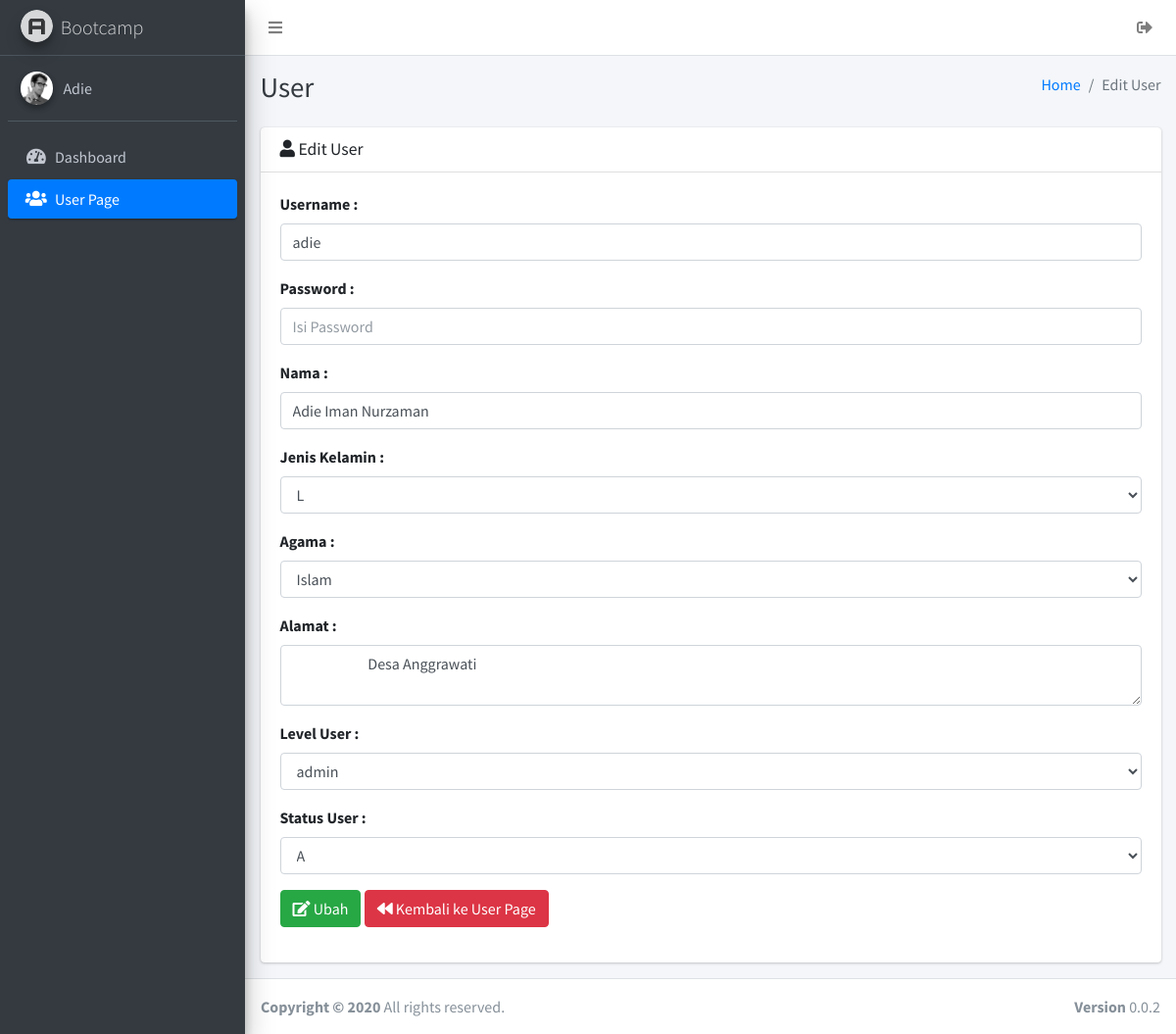
Screenshot of /media.php?modul=user&act=edit&id_user=2 (signed in) with the database file from the repository.
### tables this page shows
CREATE TABLE `users` (
  `id_user` int(11) NOT NULL,
  `username` varchar(50) NOT NULL,
  `password` varchar(40) NOT NULL,
  `nama` varchar(50) NOT NULL,
  `jk` enum('L','P') NOT NULL,
  `agama` int(11) NOT NULL,
  `alamat` varchar(100) NOT NULL,
  `level_user` enum('admin','client') NOT NULL,
  `status_user` enum('A','NA') NOT NULL
);

CREATE TABLE `ref_agama` (
  `id_agama` int(11) NOT NULL,
  `nama_agama` varchar(11) NOT NULL
);

### views/modul/mod_user/user.php (the view, shortened to what this page needs)
<?php
include "./config/koneksi.php";
$modul = $_GET['modul'];
$act = $_GET['act'];
$aksi = "views/modul/mod_user/aksi_user.php";
?>
<section class="content">
	<div class="container-fluid">
		<div class="row">
			<section class="col-lg-12 connectedSortable">
				<div class="card">
					<div class="card-header">
						<h3 class="card-title">
							<i class="fas fa-user"></i>
							<?php
							echo ucfirst($_GET['act'])." ".ucfirst($_GET['modul']);
							?>
						</h3>
					</div>
					<div class="card-body">
	<?php
if($modul == "user" && $act == "edit"){
	$id_user = $_GET['id_user'];
	$sql = "SELECT * FROM users LEFT JOIN ref_agama AS ref_agama ON ref_agama.id_agama = users.agama WHERE users.id_user = '$id_user' ";
	$query = mysqli_query($konek,$sql);
	$data = mysqli_fetch_assoc($query);
	?>
	<div class="tab-content p-0">
	<form action="<?php echo $aksi.'?modul=user&act=edit'; ?>" method="post">
		<p>
			<label>Username :</label>
			<input class="form-control" type="text" name="username" placeholder="Isi Username" value="<?php echo $data['username']; ?>">
		</p>
		<p>
			<label>Password :</label>
			<input class="form-control" type="password" name="password" placeholder="Isi Password">
		</p>
		<p>
			<label>Nama :</label>
			<input class="form-control" type="text" name="nama" placeholder="Isi Nama" value="<?php echo $data['nama']; ?>">
		</p>
		<p>
			<label>Jenis Kelamin :</label>
			<select class="form-control" name="jk">
				<option value="<?php echo $data['jk']; ?>">		<?php echo $data['jk']; ?>
			</option>
		</select>
	</p>
	<p>
		<label>Agama :</label>
		<select class="form-control" name="agama">
			<option value="<?php echo $data['id_agama']; ?>">
				<?php echo $data['nama_agama']; ?>
			</option>
		</select>
	</p>
	<p>
		<label>Alamat :</label>
		<textarea class="form-control" name="alamat">
			<?php echo $data['alamat']; ?>
		</textarea>
	</p>
	<p>
		<label>Level User :</label>
		<select class="form-control" name="level_user">
			<option value="<?php echo $data['level_user']; ?>">
				<?php echo $data['level_user']; ?>
			</option>
		</select>
	</p>
	<p>
		<label>Status User :</label>
		<select class="form-control" name="status_user">
			<option value="<?php echo $data['status_user']; ?>">
				<?php echo $data['status_user']; ?>
			</option>
		</select>
	</p>
	<p>
		<button class="btn btn-md btn-success" type="submit" ><i class="fas fa-edit"></i> Ubah</button>
		<button class="btn btn-md btn-danger" type="button" onclick="window.history.back();"><i class="fas fa-backward"></i> Kembali ke User Page</button>
	</p>
</form>
</div>
<?php
}
?>
</div>
</div>
</div>
</section>
</div>
</div>

### rows the page displays
users: username "adie", nama "Adie Iman Nurzaman", jk "L", agama "Islam", alamat "Desa Anggrawati", level_user "admin", status_user "A"

### other values shown
$_GET['modul'] "User"
$_GET['act']." ".$_GET['modul'] "Edit User"
$_GET['act'] "Edit"
